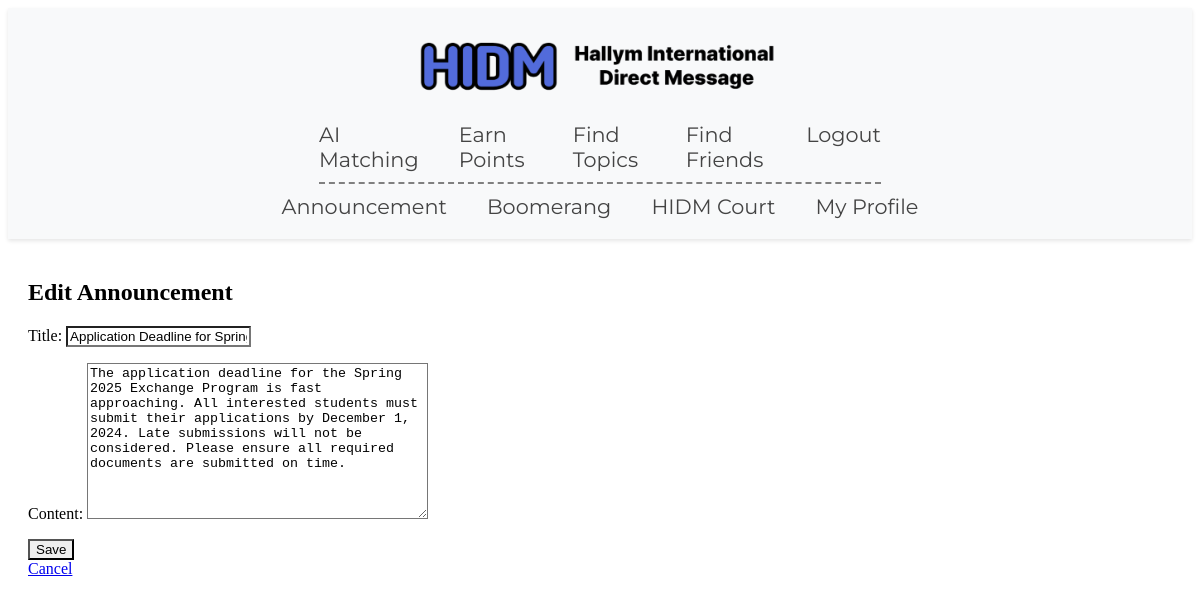
The app's page /accounts/announcement/5/edit/ (signed in), older data.
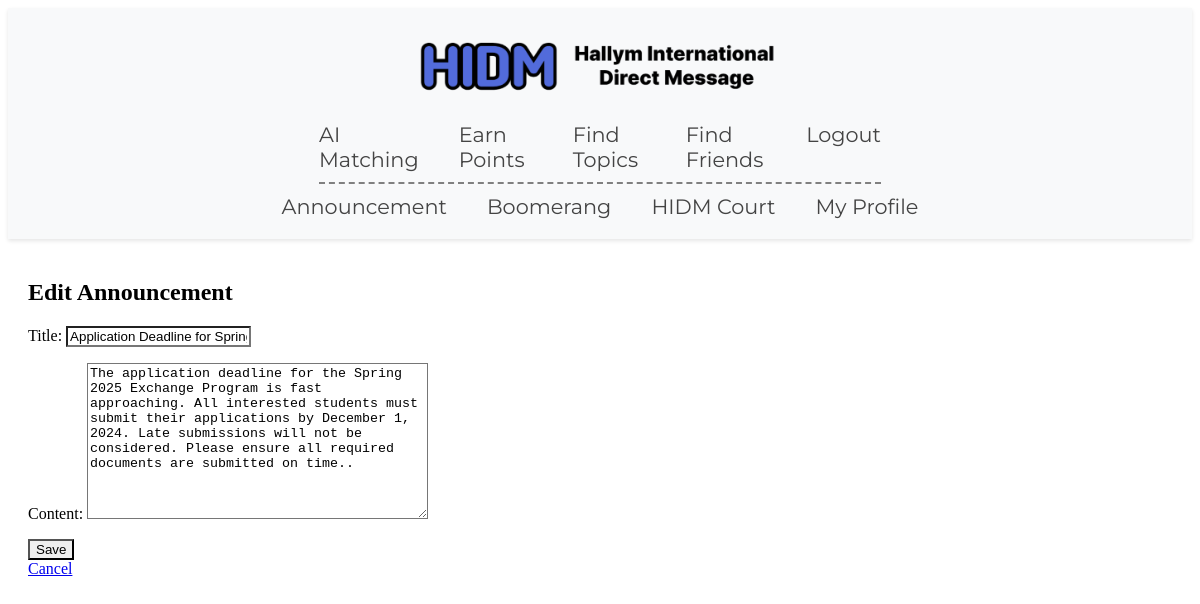
The same page, newer data.
### accounts/models.py (models this page shows, shortened)
class Announcement(models.Model):
    title = models.CharField(max_length=200)
    content = models.TextField()
    author = models.ForeignKey(User, on_delete=models.SET_NULL, null=True)
    created_at = models.DateTimeField(auto_now_add=True)
    updated_at = models.DateTimeField(auto_now=True)
    views = models.PositiveIntegerField(default=0)  # 조회수 필드
    class Meta:
        ordering = ['-created_at']

### accounts/views.py (the view)
# urls.py: path('announcement/<int:pk>/edit/', views.announcement_edit, name='announcement_edit'),
@login_required
def announcement_edit(request, pk):
    if not is_allowed_user(request.user):
        raise PermissionDenied
    announcement = get_object_or_404(Announcement, pk=pk)
    if request.method == 'POST':
        form = AnnouncementForm(request.POST, instance=announcement)
        if form.is_valid():
            form.save()
            return redirect('announcement_detail', pk=announcement.pk)
    else:
        form = AnnouncementForm(instance=announcement)
    return render(request, 'accounts/announcement_form.html', {'form': form})

### accounts/forms.py
class AnnouncementForm(forms.ModelForm):
    class Meta:
        model = Announcement
        fields = ['title', 'content']

### accounts/views.py (called while the page is built)
def is_allowed_user(user):
    allowed_nicknames = ['admin', '개발자', 'HID']
    if not user.is_authenticated:
        return False
    try:
        return user.userprofile.nickname in allowed_nicknames
    except AttributeError:
        return False

### accounts/templates/accounts/announcement_form.html (shortened to what this page needs)
{% extends "base.html" %}
{% block content %}
  <h2>{% if form.instance.pk %}Edit Announcement{% else %}Create Announcement{% endif %}</h2>
  <form method="post">
    {{ form.as_p }}
    <button type="submit">Save</button>
  </form>
  <a href="{% url 'announcement_list' %}">Cancel</a>
{% endblock %}

Row changes from the older to the newer data that the page shows:
changed Announcement: content "…documents are submitted on time." → "…documents are submitted on time.."
